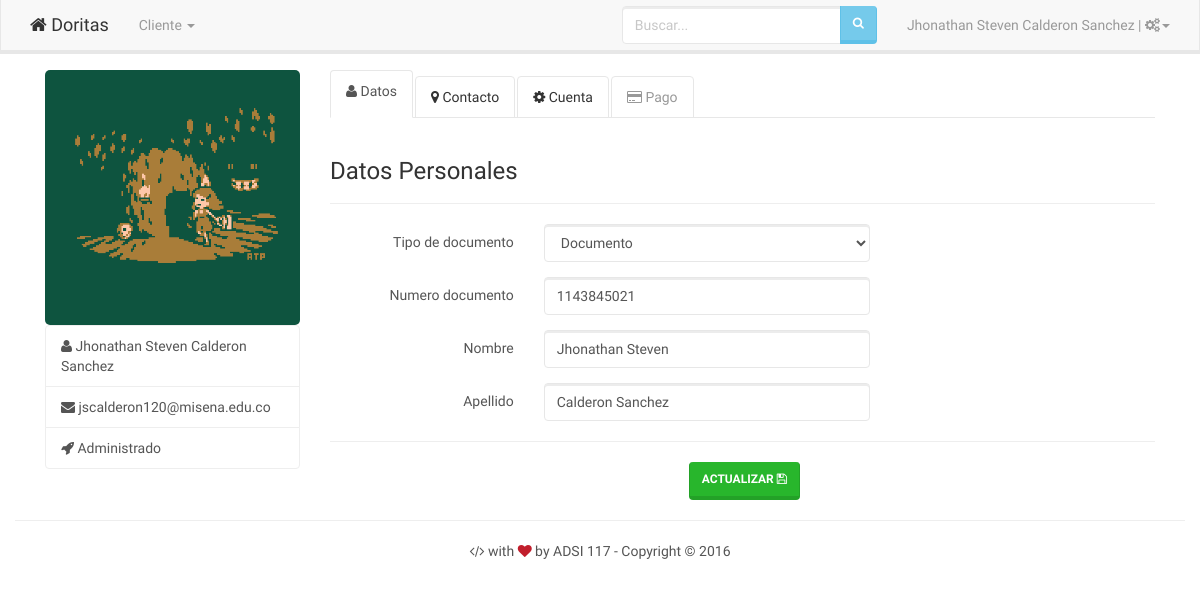
Before: /?view=perfil (signed in) with the older database file.
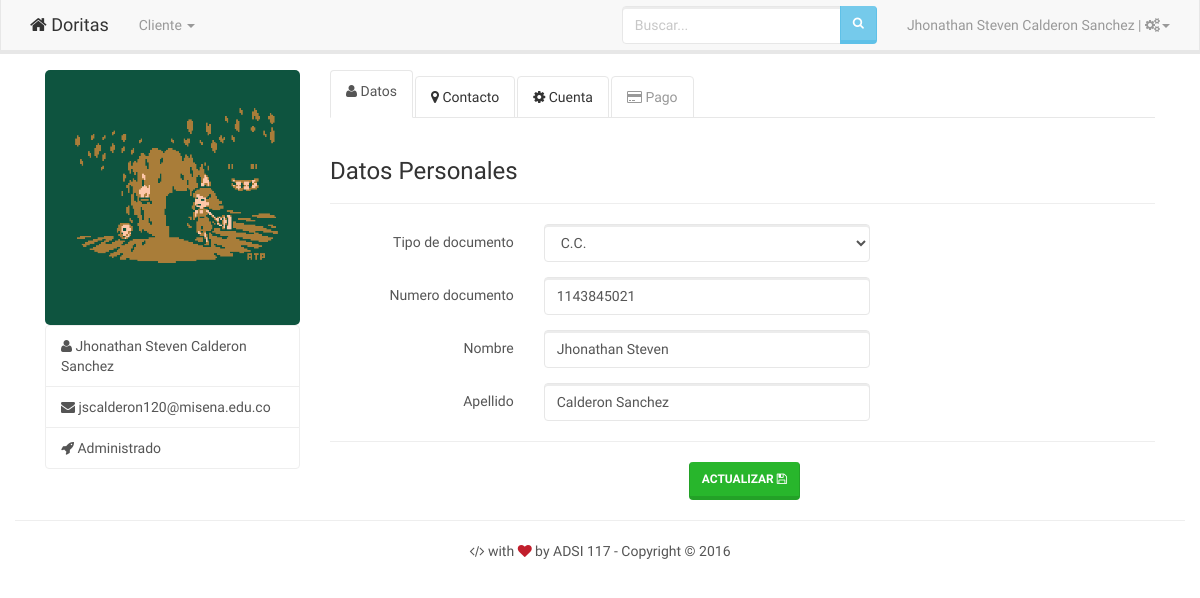
After: the same page with the newer database file.
### tables this page shows
CREATE TABLE `usuario` (
  `id` int(11) NOT NULL,
  `id_per` int(11) DEFAULT '0' COMMENT 'Id de perfil que tiene usuario',
  `tip_doc` int(11) DEFAULT '0' COMMENT 'Tipo documento',
  `num_doc` varchar(20) DEFAULT NULL COMMENT 'Numero documento',
  `nom_usr` varchar(60) DEFAULT NULL COMMENT 'Nombre de usuario',
  `ape_usr` varchar(60) DEFAULT NULL COMMENT 'Aprllido de usuario',
  `tel_usr` varchar(12) DEFAULT '0' COMMENT 'Telefono de usuario',
  `cel_usr` varchar(12) DEFAULT '0' COMMENT 'Celular de usuario',
  `pais` int(11) DEFAULT '1',
  `depto` int(11) DEFAULT '76',
  `ciu_usr` int(11) DEFAULT '1004',
  `dir_usr` varchar(45) DEFAULT NULL COMMENT 'Direccion de usuario',
  `id_est` int(11) DEFAULT '0' COMMENT 'Estado de usuario',
  `email` varchar(45) DEFAULT NULL,
  `passw` varchar(45) DEFAULT NULL,
  `keyreg` varchar(50) NOT NULL
);

### core/bin/function/users.php (called while the page is built, shortened)
<?php
function usuarios(){
  $db = new Conexion();
  $sql = $db->query("SELECT * FROM usuario;");
  if ($db->rows($sql) > 0) {
    while ($u = $db->recorrer($sql)) {
      $user[$u['id']] = array(
        'id' => $u['id'],
        'id_per' => $u['id_per'],
        'tip_doc' => $u['tip_doc'],
        'num_doc' => $u['num_doc'],
        'nom_usr' => $u['nom_usr'],
        'ape_usr' => $u['ape_usr'],
        'tel_usr' => $u['tel_usr'],
        'cel_usr' => $u['cel_usr'],
        'pais' => $u['pais'],
        'depto' => $u['depto'],
        'ciu_usr' => $u['ciu_usr'],
        'dir_usr' => $u['dir_usr'],
        'id_est' => $u['id_est'],
        'email' => $u['email'],
        'passw' => $u['passw'],
        'keyreg' => $u['keyreg']
      );
    }
  } else {
    $user = false;
  }
  return $user;
}
 ?>

### core/core.php (called while the page is built, shortened)
<?php
require("core/models/class.Conexion.php");
require("core/bin/function/users.php");
$usr = usuarios();
?>

### core/models/class.Conexion.php (called while the page is built, shortened)
<?php
class Conexion extends mysqli{
  public function rows($query){
    return mysqli_num_rows($query);
  }
  public function recorrer($query){
    return mysqli_fetch_array($query);
  }
}
 ?>

### html/tags/tagData.php (the view, shortened to what this page needs)
<div class="page-header">
  <h3 class="">
    Datos Personales
  </h3>
</div>
  <div class="form-horizontal">
    <div class="form-group">
      <label for="inputTypeDocument" class="col-lg-3 control-label">Tipo de documento</label>
      <div class="col-lg-5">
        <select class="form-control">
          <?php
          if ($usr[$_SESSION['app_id']]['tip_doc'] == 0) {
            echo '<option value="0">Documento</option>';
          } else if ($usr[$_SESSION['app_id']]['tip_doc'] == 1) {
              echo '<option value="1" selected="selected">C.C.</option>';
          } else {
              echo '<option value="0">Documento</option>';
              echo '<option value="1">C.C.</option>';
              echo '<option value="2" selected="selected">NIT</option>';
          }
          ?>
        </select>
      </div>
    </div>
    <div class="form-group">
      <label for="inputNumDocument" class="col-lg-3 control-label">Numero documento</label>
      <div class="col-lg-5">
        <?php
          if ($usr[$_SESSION['app_id']]['num_doc'] == null) {
            echo '<input type="text" class="form-control" placeholder="Numero documento">';
          } else {
            echo '<input value="'.$usr[$_SESSION['app_id']]['num_doc'].'" type="text" class="form-control" placeholder="Numero documento">';
          }
         ?>
      </div>
    </div>
    <div class="form-group">
      <label for="inputName" class="col-lg-3 control-label">Nombre</label>
      <div class="col-lg-5">
        <?php
          if ($usr[$_SESSION['app_id']]['nom_usr'] == null) {
            echo '<input type="text" class="form-control" placeholder="Nombre">';
          } else {
            echo '<input value="'.$usr[$_SESSION['app_id']]['nom_usr'].'" type="text" class="form-control" placeholder="Numero documento">';
          }
         ?>
      </div>
    </div>
    <div class="form-group">
      <label for="inputLastName" class="col-lg-3 control-label">Apellido</label>
      <div class="col-lg-5">
        <?php
          if ($usr[$_SESSION['app_id']]['ape_usr'] == null) {
            echo '<input type="text" class="form-control" placeholder="Apellido">';
          } else {
            echo '<input value="'.$usr[$_SESSION['app_id']]['ape_usr'].'" type="text" class="form-control" placeholder="Numero documento">';
          }
         ?>
      </div>
    </div>
    <hr>
    <div class="col-lg-3 col-lg-offset-5">
      <button type="button" class='btn btn-success'>Actualizar <i class="fa fa-floppy-o"></i></button>
    </div>
  </div>

### index.php
<?php
  require("core/core.php");
  if (isset($_GET['view'])) {
    if (file_exists('core/controllers/'.$_GET['view']."Controller.php")) {
        include('core/controllers/'.$_GET['view'].'Controller.php');
    } else {
      include('core/controllers/errorController.php');
    }
  } else {
    include('core/controllers/indexController.php');
  }
 ?>

### core/controllers/perfilController.php
<?php
  if (isset($_SESSION['app_id'])) {
    include 'html/public/perfil.php';
  } else {
    header('location: ?view=index');
  }
 ?>

### html/overall/header.php (shortened to what this page needs)
<!DOCTYPE html>
<html>
  <head>
    <metaname="viewport"content="width=device-width, initial-scale=1">
  <link rel="stylesheet" href="view/css/normalize.css" media="screen" title="no title" charset="utf-8">
  <link rel="stylesheet" href="view/fonts/css/font-awesome.css" media="screen" title="no title" charset="utf-8">
  <link rel="stylesheet" href="view/css/bootstrap2.css" media="screen" title="no title" charset="utf-8">
  <link rel="stylesheet" href="view/css/style.css" media="screen" charset="utf-8">
  </head>
  <body>

### html/overall/navbar.php (shortened to what this page needs)
<nav class="navbar navbar-default navbar-fixed-top">
 <div class="container">
   <div class="navbar-header">
     <a class="navbar-brand" href="?view=on"><i class="fa fa-home"></i> Doritas</a>
   </div>
   <div class="collapse navbar-collapse" id="menuDoritas">
     <ul class="nav navbar-nav">
       <li class="dropdown">
         <a href="#" class="dropdown-toggle" data-toggle="dropdown" role="button" aria-haspopup="true" aria-expanded="false">
           Cliente <span class="caret"></span>
         </a>
       </li>
     </ul>
     <ul class="nav navbar-nav navbar-right">
       <li class="dropdown">
         <a href="#" class="dropdown-toggle" data-toggle="dropdown" role="button" aria-haspopup="true" aria-expanded="false">
           <?php echo $usr[$_SESSION['app_id']]['nom_usr']." ".$usr[$_SESSION['app_id']]['ape_usr']; ?>
           | <i class="fa fa-cogs"></i><span class="caret"></span>
         </a>
       </li>
     </ul>
     <form class="navbar-form navbar-right" role="search">
       <div class="input-group">
         <input type="text" class="form-control" placeholder="Buscar...">
         <span class="input-group-btn">
           <button class="btn btn-info" type="button"><i class="fa fa-search"></i></button>
         </span>
       </div>
     </form>
   </div>
 </div>
</nav>
<div class="container-fluid">

### html/public/perfil.php (shortened to what this page needs)
<?php include 'html/overall/header.php'; ?>
<?php include 'html/overall/navbar.php'; ?>
  <div class="row m-t-70">
    <div class="container">
      <div class="col-lg-3">
        <img src="view/img/servicio1.gif" class='img-responsive img-rounded' alt="" />
        <ul class="list-group">
          <li class="list-group-item">
            <i class="fa fa-user"></i>  <?php echo $usr[$_SESSION['app_id']]['nom_usr']." ".$usr[$_SESSION['app_id']]['ape_usr']; ?>
          </li>
          <li class="list-group-item">
            <i class="fa fa-envelope"></i>  <?php echo $usr[$_SESSION['app_id']]['email']; ?>
          </li>
          <li class="list-group-item">
            <i class="fa fa-rocket"></i> <?php
              switch ($usr[$_SESSION['app_id']]['id_per']) {
                case '3':
                  echo "Administrado";
                  break;
              }
             ?>
          </li>
        </ul>
      </div>
      <div class="col-lg-9">
        <ul class="nav nav-tabs">
          <li class="active"><a href="#data" data-toggle="tab"><i class="fa fa-user"></i> Datos</a></li>
          <li class=""><a href="#contact" data-toggle="tab"><i class="fa fa-map-marker"></i> Contacto</a></li>
          <li class=""><a href="#account" data-toggle="tab"><i class="fa fa-cog"></i> Cuenta</a></li>
          <li class="disabled"><a><i class="fa fa-credit-card"></i> Pago</a></li>
        </ul>
        <div id="myTabContent" class="tab-content">
          <div class="tab-pane fade active in" id="data">
            <?php include 'html/tags/tagData.php'; ?>
          </div>
            <?php include 'html/tags/tagData.php'; ?>
        </div>
      </div>
    </div>
</div>
<?php include 'html/overall/footer.php'; ?>

### html/overall/footer.php (shortened to what this page needs)
<hr>
<footer>
     <p class="text-center">
       <?php echo APP_FOOTER; ?>
     </p>
</footer>
</div>
</body>
</html>

### view/css/style.css (style rules this page uses)
.m-t-70 { margin-top: 70px !important; }
.fa-heart { color: rgb(193, 30, 44); }

Changed rows visible on the page:
changed usuario "Jhonathan Steven": tip_doc "Documento" → "C.C."
